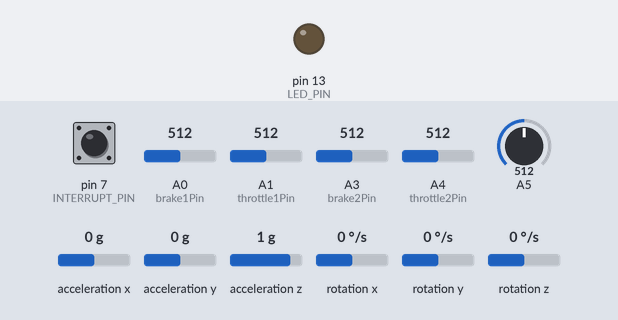
Recording of a sketch running on a simulated Arduino Leonardo, built with avr-gcc and run on an emulated ATmega32U4. On the bench: output pins drawn as LEDs (lit = HIGH). Dashed ring = blinking. The inputs (shaded band) are chosen by the test bench; at power-on: pin 7 (INTERRUPT_PIN) LOW, A0 (brake1Pin) = 512, A1 (throttle1Pin) = 512, A3 (brake2Pin) = 512, A4 (throttle2Pin) = 512, A5 = 512, acceleration x 0 g, acceleration y 0 g, acceleration z 1 g, rotation x 0 °/s, rotation y 0 °/s, rotation z 0 °/s. The sensor or clock chip raises its interrupt line as the real part does; random numbers use the default seed unless the sketch sets one; USB keyboard and mouse output is not drawn; what the sketch prints to the serial monitor is not drawn.

Above: at 0.1 s.
At 0.67 s:
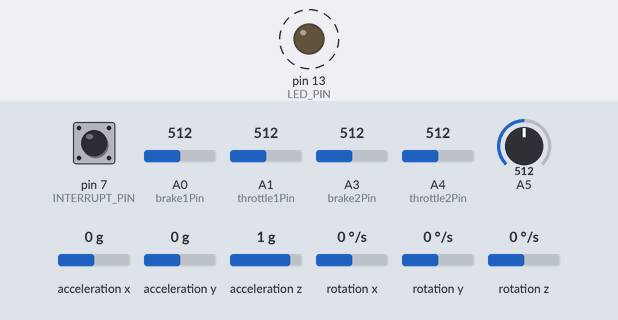
Timing chart, 0 to 3.5 s (numbered marks = the images above):
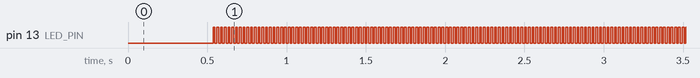

Measured:
- by itself, pin 13 (LED_PIN): alternates HIGH for 0.01 s and LOW for 0.01 s

The sketch:

Release-1-Joystick.ino
```cpp
/*mpu6050*/

// I2Cdev and MPU6050 must be installed as libraries, or else the .cpp/.h files
// for both classes must be in the include path of your project
#include "I2Cdev.h"

#include "MPU6050_6Axis_MotionApps20.h"
//#include "MPU6050.h" // not necessary if using MotionApps include file

// Arduino Wire library is required if I2Cdev I2CDEV_ARDUINO_WIRE implementation
// is used in I2Cdev.h
#if I2CDEV_IMPLEMENTATION == I2CDEV_ARDUINO_WIRE
#include "Wire.h"
#endif

// class default I2C address is 0x68
// specific I2C addresses may be passed as a parameter here
// AD0 low = 0x68 (default for SparkFun breakout and InvenSense evaluation board)
// AD0 high = 0x69
MPU6050 mpu;
//MPU6050 mpu(0x69); // <-- use for AD0 high

#define OUTPUT_READABLE_YAWPITCHROLL


#define INTERRUPT_PIN 7  // use pin 2 on Arduino Uno & most boards
#define LED_PIN 13 // (Arduino is 13, Teensy is 11, Teensy++ is 6)
bool blinkState = false;

// MPU control/status vars
bool dmpReady = false;  // set true if DMP init was successful
uint8_t mpuIntStatus;   // holds actual interrupt status byte from MPU
uint8_t devStatus;      // return status after each device operation (0 = success, !0 = error)
uint16_t packetSize;    // expected DMP packet size (default is 42 bytes)
uint16_t fifoCount;     // count of all bytes currently in FIFO
uint8_t fifoBuffer[64]; // FIFO storage buffer

// orientation/motion vars
Quaternion q;           // [w, x, y, z]         quaternion container
VectorInt16 aa;         // [x, y, z]            accel sensor measurements
VectorInt16 aaReal;     // [x, y, z]            gravity-free accel sensor measurements
VectorInt16 aaWorld;    // [x, y, z]            world-frame accel sensor measurements
VectorFloat gravity;    // [x, y, z]            gravity vector
float euler[3];         // [psi, theta, phi]    Euler angle container
float ypr[3];           // [yaw, pitch, roll]   yaw/pitch/roll container and gravity vector

// packet structure for InvenSense teapot demo
uint8_t teapotPacket[14] = { '$', 0x02, 0, 0, 0, 0, 0, 0, 0, 0, 0x00, 0x00, '\r', '\n' };


// ================================================================
// ===               INTERRUPT DETECTION ROUTINE                ===
// ================================================================

volatile bool mpuInterrupt = false;     // indicates whether MPU interrupt pin has gone high
void dmpDataReady() {
  mpuInterrupt = true;
}

float gyroData[3];

bool isShowPrintln = false;


/*end of mpu6050*/


#include "Joystick.h"
Joystick_ Joystick;

// Set to true to test "Auto Send" mode or false to test "Manual Send" mode.
//const bool testAutoSendMode = true;
const bool testAutoSendMode = true;

const unsigned long gcCycleDelta = 1000;
const unsigned long gcAnalogDelta = 25;
const unsigned long gcButtonDelta = 500;
unsigned long gNextTime = 0;
unsigned int gCurrentStep = 0;


int brake1Range[2] = {477, 486}; //473/474 - 488
int throttle1Range[2] = {180, 850}; //169-850
int brake2Range[2] = {437, 472};//435/474 - 474
int throttle2Range[2] = {192, 850};//170-850

int brake1Pin = A0;    // select the input pin for the potentiometer
int throttle1Pin = A1;    // select the input pin for the potentiometer
int brake2Pin = A3;    // select the input pin for the potentiometer
int throttle2Pin = A4;    // select the input pin for the potentiometer
int ledPin = 13;      // select the pin for the LED
int brake1Val = 0;  // variable to store the value coming from the sensor
int throttle1Val = 0;  // variable to store the value coming from the sensor
int brake2Val = 0;  // variable to store the value coming from the sensor
int throttle2Val = 0;  // variable to store the value coming from the sensor

int b1Val = 0;  // variable to store the value coming from the sensor
int newb1Val = 0;  // variable to store the value coming from the sensor
int t1Val = 0;  // variable to store the value coming from the sensor

int b2Val = 0;  // variable to store the value coming from the sensor
int newb2Val = 0;  // variable to store the value coming from the sensor
int t2Val = 0;  // variable to store the value coming from the sensor


int posVal = 0;
int pposVal = 0;
int currBtn = 0;
bool pressOnce = false;

#include "EasingLib.h"

Easing easing(EASE_IN_OUT_CUBIC, 10);
Easing easing2(EASE_IN_OUT_CUBIC, 10);


long prevMillis = 0;

void setup() {

  gyroSetup();
  pinMode(A0, INPUT_PULLUP); //TODO reset accel pos
  pinMode(13, OUTPUT);

  Serial.begin(115200);

  //Joystick
  Joystick.setXAxisRange(-127, 127);
  Joystick.setThrottleRange(0, 255);
  Joystick.setBrakeRange(0, 255);
  Joystick.setRudderRange(0, 255);
  Joystick.setSteeringRange(0, 300);
  Joystick.setZAxisRange(0, 255);

  Joystick.begin();

}

void loop() {

  // read the value from the sensor:
  brake1Val = analogRead(brake1Pin);
  throttle1Val = analogRead(throttle1Pin);
  brake2Val = analogRead(brake2Pin);
  throttle2Val = analogRead(throttle2Pin);
  posVal = analogRead(A5);
  /*
    b1Val = map(brake1Val, brake1Range[0], brake1Range[1], 0, 255);
    if (brake1Val > brake1Range[0]) {

      b1Val = 0;

    } else if (brake1Val <= brake1Range[1])
    {
      b1Val = 255;
    }

    newb1Val = easing.SetSetpoint(b1Val);
  */


  if (brake1Val > brake1Range[0]) {
    if (brake1Val > brake1Range[1]) {
      brake1Val = brake1Range[1];
    }
    b1Val = map(brake1Val, brake1Range[0], brake1Range[1], 0, 255);
  } else if (brake1Val <= brake1Range[0])
  {
    b1Val = 0;
  }
  newb1Val = easing.SetSetpoint(b1Val);

  if (throttle1Val > throttle1Range[0]) {
    if (throttle1Val > throttle1Range[1]) {
      throttle1Val = throttle1Range[1];
    }
    t1Val = map(throttle1Val, throttle1Range[0], throttle1Range[1], 0, 255);
  } else if (throttle1Val <= throttle1Range[0])
  {
    t1Val = 0;
  }


  if (brake2Val > brake2Range[0]) {
    if (brake2Val > brake2Range[1]) {
      brake2Val = brake2Range[1];
    }
    b2Val = map(brake2Val, brake2Range[0], brake2Range[1], 0, 255);
  } else if (brake2Val <= brake2Range[0])
  {
    b2Val = 0;
  }
  newb2Val = easing2.SetSetpoint(b2Val);

  if (throttle2Val > throttle2Range[0]) {
    if (throttle2Val > throttle2Range[1]) {
      throttle2Val = throttle2Range[1];
    }
    t2Val = map(throttle2Val, throttle2Range[0], throttle2Range[1], 0, 255);
  } else if (throttle2Val <= throttle2Range[0])
  {
    t2Val = 0;
  }

  if (millis() - prevMillis > 10000) {
    if (isShowPrintln) {
      Serial.print(   "brake1Val: ");
      Serial.print(   brake1Val);
      Serial.print(   "   throttle1Val: ");
      Serial.print(   throttle1Val);

      Serial.print(   "   newb1Val: ");
      Serial.print(   newb1Val);
      Serial.print(   "   t1Val: ");
      Serial.print(   t1Val);

      Serial.print(   "   brake2Val: ");
      Serial.print(   brake2Val);
      Serial.print(   "   throttle2Val: ");
      Serial.print(   throttle2Val);

      Serial.print(   "   newb2Val: ");
      Serial.print(   newb2Val);
      Serial.print(   "   t2Val: ");
      Serial.print(   t2Val);

      Serial.print(   "   A5: ");
      Serial.println(   posVal);
      prevMillis = millis();
    }
  }

  if (pressOnce) {
    pressOnce = false;
    Joystick.releaseButton(currBtn);
  }

  if (pposVal - posVal > abs(10)) {
    currBtn = random(0, 10);
    Joystick.pressButton(currBtn);
    pressOnce = true;
  }

  pposVal =  posVal;
  //Joystick

  Joystick.setBrake(newb1Val);
  Joystick.setRudder(newb1Val);
  Joystick.setZAxis(newb1Val);
  Joystick.setThrottle(t1Val);
  //Joystick.setXAxis(xAxis);

  Joystick.sendState();
  gyroLoop();
}
```

Gyro.ino
```cpp
void gyroSetup() {
  // join I2C bus (I2Cdev library doesn't do this automatically)
#if I2CDEV_IMPLEMENTATION == I2CDEV_ARDUINO_WIRE
  Wire.begin();
  Wire.setClock(400000); // 400kHz I2C clock. Comment this line if having compilation difficulties
#elif I2CDEV_IMPLEMENTATION == I2CDEV_BUILTIN_FASTWIRE
  Fastwire::setup(400, true);
#endif

  // initialize serial communication
  // (115200 chosen because it is required for Teapot Demo output, but it's
  // really up to you depending on your project)
  Serial.begin(115200);
  while (!Serial); // wait for Leonardo enumeration, others continue immediately

  // NOTE: 8MHz or slower host processors, like the Teensy @ 3.3v or Ardunio
  // Pro Mini running at 3.3v, cannot handle this baud rate reliably due to
  // the baud timing being too misaligned with processor ticks. You must use
  // 38400 or slower in these cases, or use some kind of external separate
  // crystal solution for the UART timer.

  // initialize device
  Serial.println(F("Initializing I2C devices..."));
  mpu.initialize();
  pinMode(INTERRUPT_PIN, INPUT);

  // verify connection
  Serial.println(F("Testing device connections..."));
  Serial.println(mpu.testConnection() ? F("MPU6050 connection successful") : F("MPU6050 connection failed"));

  // wait for ready
  Serial.println(F("\nSend any character to begin DMP programming and demo: "));
  while (Serial.available() && Serial.read()); // empty buffer
  //while (!Serial.available());                 // wait for data
  while (Serial.available() && Serial.read()); // empty buffer again

  // load and configure the DMP
  Serial.println(F("Initializing DMP..."));
  devStatus = mpu.dmpInitialize();

  // supply your own gyro offsets here, scaled for min sensitivity
  mpu.setXGyroOffset(220);
  mpu.setYGyroOffset(76);
  mpu.setZGyroOffset(-85);
  mpu.setZAccelOffset(1788); // 1688 factory default for my test chip

  // make sure it worked (returns 0 if so)
  if (devStatus == 0) {
    // turn on the DMP, now that it's ready
    Serial.println(F("Enabling DMP..."));
    mpu.setDMPEnabled(true);

    // enable Arduino interrupt detection
    Serial.println(F("Enabling interrupt detection (Arduino external interrupt 0)..."));
    attachInterrupt(digitalPinToInterrupt(INTERRUPT_PIN), dmpDataReady, RISING);
    mpuIntStatus = mpu.getIntStatus();

    // set our DMP Ready flag so the main loop() function knows it's okay to use it
    Serial.println(F("DMP ready! Waiting for first interrupt..."));
    dmpReady = true;

    // get expected DMP packet size for later comparison
    packetSize = mpu.dmpGetFIFOPacketSize();
  } else {
    // ERROR!
    // 1 = initial memory load failed
    // 2 = DMP configuration updates failed
    // (if it's going to break, usually the code will be 1)
    Serial.print(F("DMP Initialization failed (code "));
    Serial.print(devStatus);
    Serial.println(F(")"));
  }

  // configure LED for output
  pinMode(LED_PIN, OUTPUT);

}


void gyroLoop() {
  // if programming failed, don't try to do anything
  if (!dmpReady) return;

  // wait for MPU interrupt or extra packet(s) available
  while (!mpuInterrupt && fifoCount < packetSize) {
    // other program behavior stuff here
    // .
    // .
    // .
    // if you are really paranoid you can frequently test in between other
    // stuff to see if mpuInterrupt is true, and if so, "break;" from the
    // while() loop to immediately process the MPU data
    // .
    // .
    // .
  }

  // reset interrupt flag and get INT_STATUS byte
  mpuInterrupt = false;
  mpuIntStatus = mpu.getIntStatus();

  // get current FIFO count
  fifoCount = mpu.getFIFOCount();

  // check for overflow (this should never happen unless our code is too inefficient)
  if ((mpuIntStatus & 0x10) || fifoCount == 1024) {
    // reset so we can continue cleanly
    mpu.resetFIFO();
    Serial.println(F("FIFO overflow!"));

    // otherwise, check for DMP data ready interrupt (this should happen frequently)
  } else if (mpuIntStatus & 0x02) {
    // wait for correct available data length, should be a VERY short wait
    while (fifoCount < packetSize) fifoCount = mpu.getFIFOCount();

    // read a packet from FIFO
    mpu.getFIFOBytes(fifoBuffer, packetSize);

    // track FIFO count here in case there is > 1 packet available
    // (this lets us immediately read more without waiting for an interrupt)
    fifoCount -= packetSize;

#ifdef OUTPUT_READABLE_QUATERNION
    // display quaternion values in easy matrix form: w x y z
    mpu.dmpGetQuaternion(&q, fifoBuffer);
    Serial.print("quat\t");
    Serial.print(q.w);
    Serial.print("\t");
    Serial.print(q.x);
    Serial.print("\t");
    Serial.print(q.y);
    Serial.print("\t");
    Serial.println(q.z);
#endif

#ifdef OUTPUT_READABLE_EULER
    // display Euler angles in degrees
    mpu.dmpGetQuaternion(&q, fifoBuffer);
    mpu.dmpGetEuler(euler, &q);
    Serial.print("euler\t");
    Serial.print(euler[0] * 180 / M_PI);
    Serial.print("\t");
    Serial.print(euler[1] * 180 / M_PI);
    Serial.print("\t");
    Serial.println(euler[2] * 180 / M_PI);
#endif

#ifdef OUTPUT_READABLE_YAWPITCHROLL
    // display Euler angles in degrees
    mpu.dmpGetQuaternion(&q, fifoBuffer);
    mpu.dmpGetGravity(&gravity, &q);
    mpu.dmpGetYawPitchRoll(ypr, &q, &gravity);
        gyroData[0] = ypr[0] * 180 / M_PI;
        gyroData[1] = ypr[1] * 180 / M_PI;
        gyroData[2] = ypr[2] * 180 / M_PI;
    Serial.print("  ypr\t");
    Serial.print(gyroData[0]);
    Serial.print("  \t");
    Serial.print(gyroData[1]);
    Serial.print("  \t");
    Serial.println(gyroData[2]);


#endif

#ifdef OUTPUT_READABLE_REALACCEL
    // display real acceleration, adjusted to remove gravity
    mpu.dmpGetQuaternion(&q, fifoBuffer);
    mpu.dmpGetAccel(&aa, fifoBuffer);
    mpu.dmpGetGravity(&gravity, &q);
    mpu.dmpGetLinearAccel(&aaReal, &aa, &gravity);
    Serial.print("areal\t");
    Serial.print(aaReal.x);
    Serial.print("\t");
    Serial.print(aaReal.y);
    Serial.print("\t");
    Serial.println(aaReal.z);
#endif

#ifdef OUTPUT_READABLE_WORLDACCEL
    // display initial world-frame acceleration, adjusted to remove gravity
    // and rotated based on known orientation from quaternion
    mpu.dmpGetQuaternion(&q, fifoBuffer);
    mpu.dmpGetAccel(&aa, fifoBuffer);
    mpu.dmpGetGravity(&gravity, &q);
    mpu.dmpGetLinearAccel(&aaReal, &aa, &gravity);
    mpu.dmpGetLinearAccelInWorld(&aaWorld, &aaReal, &q);
    Serial.print("aworld\t");
    Serial.print(aaWorld.x);
    Serial.print("\t");
    Serial.print(aaWorld.y);
    Serial.print("\t");
    Serial.println(aaWorld.z);
#endif

#ifdef OUTPUT_TEAPOT
    // display quaternion values in InvenSense Teapot demo format:
    teapotPacket[2] = fifoBuffer[0];
    teapotPacket[3] = fifoBuffer[1];
    teapotPacket[4] = fifoBuffer[4];
    teapotPacket[5] = fifoBuffer[5];
    teapotPacket[6] = fifoBuffer[8];
    teapotPacket[7] = fifoBuffer[9];
    teapotPacket[8] = fifoBuffer[12];
    teapotPacket[9] = fifoBuffer[13];
    Serial.write(teapotPacket, 14);
    teapotPacket[11]++; // packetCount, loops at 0xFF on purpose
#endif

    // blink LED to indicate activity
    blinkState = !blinkState;
    digitalWrite(LED_PIN, blinkState);
  }

}
```

testMode.ino
```cpp
void testSingleButtonPush(unsigned int button)
{
  if (button > 0)
  {
    Joystick.releaseButton(button - 1);
  }
  if (button < 32)
  {
    Joystick.pressButton(button);
  }
}

void testXYAxis(unsigned int currentStep)
{
  int xAxis;
  int yAxis;

  if (currentStep < 256)
  {
    xAxis = currentStep - 127;
    yAxis = -127;
    Joystick.setXAxis(xAxis);
    Joystick.setYAxis(yAxis);
  }
  else if (currentStep < 512)
  {
    yAxis = currentStep - 256 - 127;
    Joystick.setYAxis(yAxis);
  }
  else if (currentStep < 768)
  {
    xAxis = 128 - (currentStep - 512);
    Joystick.setXAxis(xAxis);
  }
  else if (currentStep < 1024)
  {
    yAxis = 128 - (currentStep - 768);
    Joystick.setYAxis(yAxis);
  }
  else if (currentStep < 1024 + 128)
  {
    xAxis = currentStep - 1024 - 127;
    Joystick.setXAxis(xAxis);
    Joystick.setYAxis(xAxis);
  }
}
```
